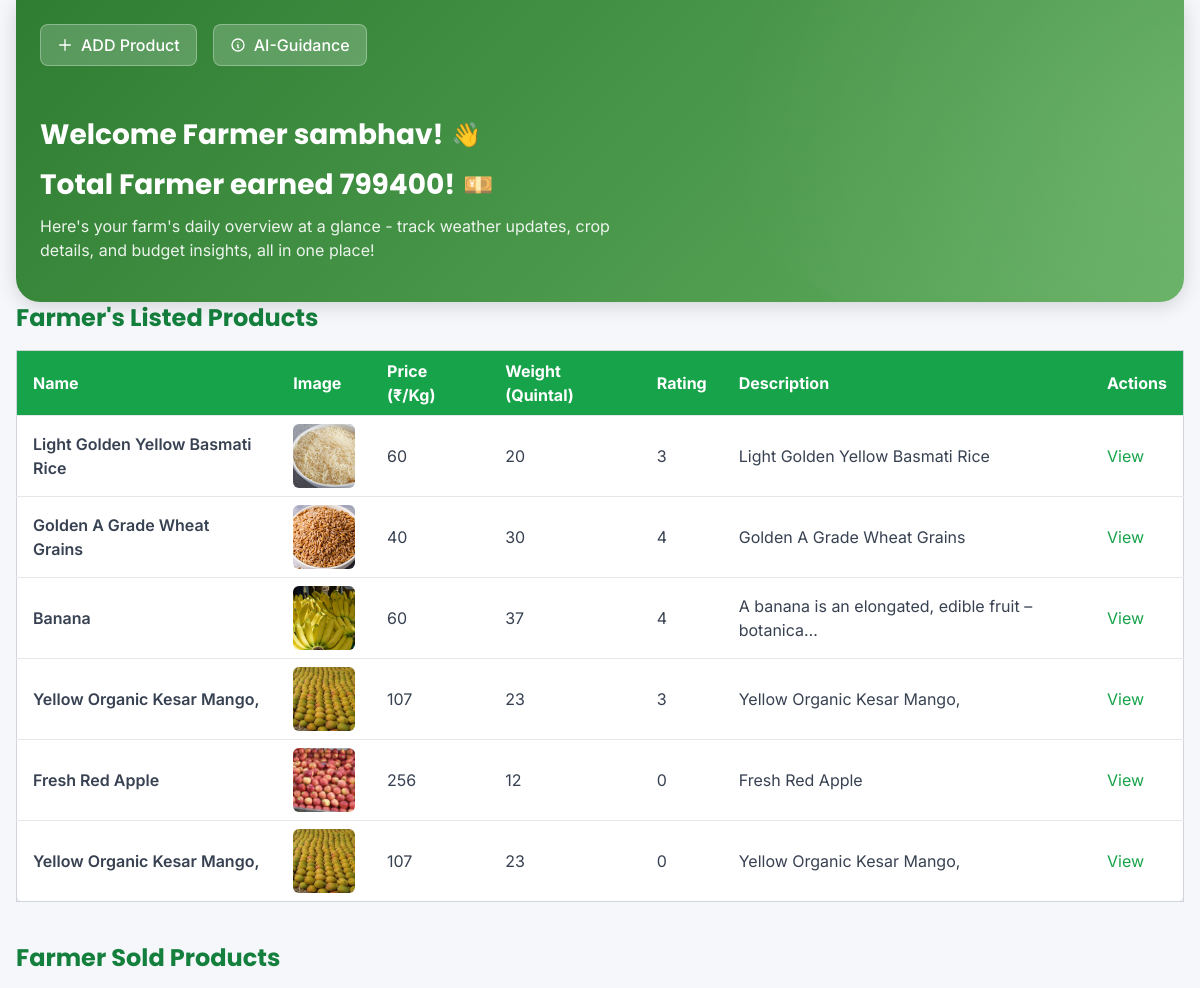
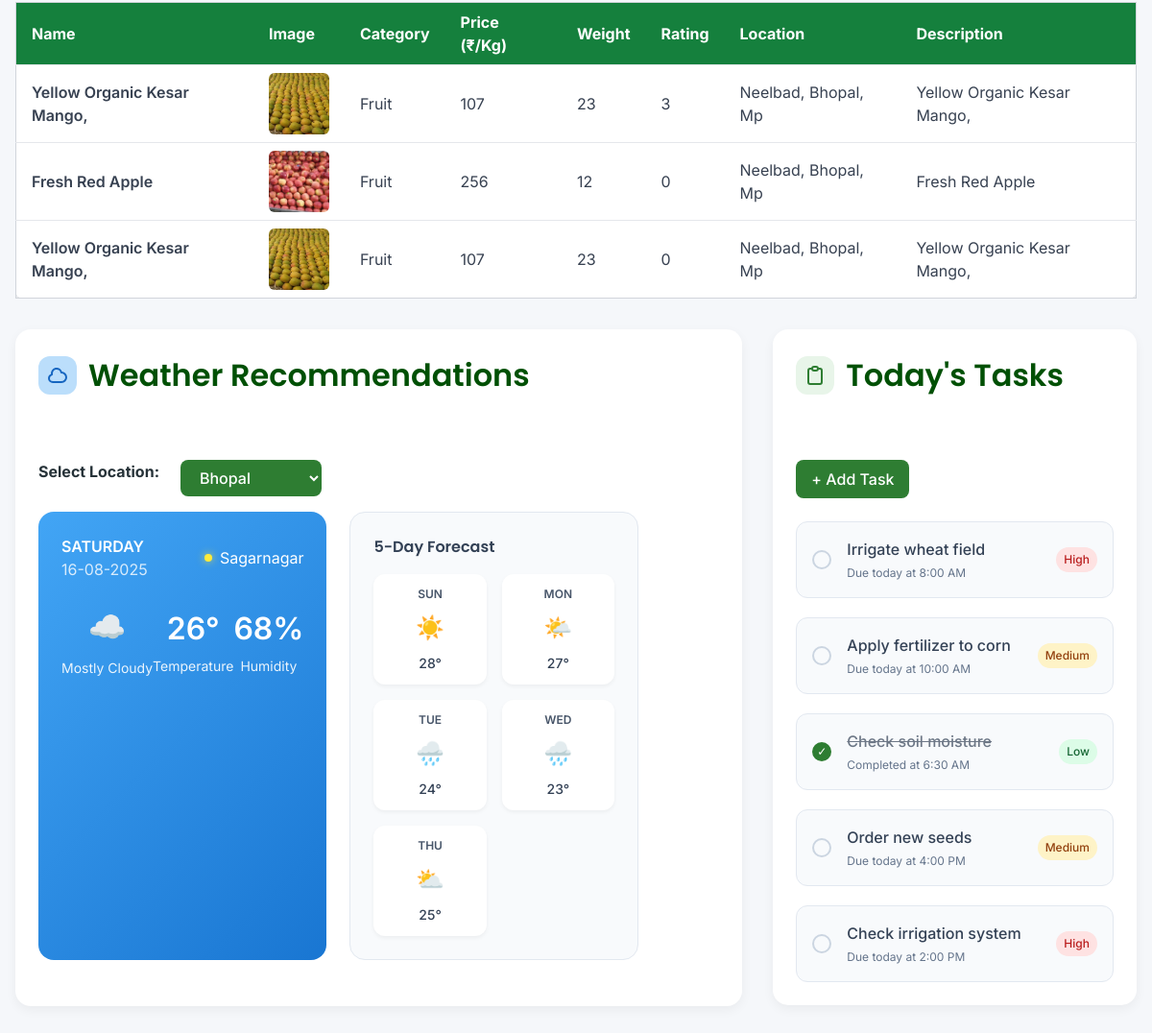
The app's page /farmer-dashboard/ (signed in) with its own data (2 pictures, top to bottom).
### home/models.py (models this page shows, shortened)
class MarketItems(models.Model):
    farmer = models.ForeignKey(User,on_delete=models.CASCADE)
    items_name = models.CharField(max_length=1000)
    items_description = models.TextField(max_length=1000)
    category = models.ForeignKey(Category,on_delete=models.CASCADE)   # e.g. “Fertilizer”, “Tool”
    item_price = models.IntegerField()
    item_image = models.ImageField(upload_to='market_items/')
    items_weight = models.IntegerField()
    min_weight = models.IntegerField(default=0)
    item_rating = models.IntegerField(default=0)
    location = models.CharField(max_length=300,default="Neelbad, Bhopal, Mp-42603")
    item_list_date = models.DateTimeField(auto_now_add=True)
    def __str__(self):
        return self.items_name

class FarmerHistory(models.Model):
    farmer = models.ForeignKey(User,on_delete=models.CASCADE)
    items_name = models.CharField(max_length=1000)
    items_description = models.TextField(max_length=1000)
    category = models.ForeignKey(Category,on_delete=models.CASCADE)   # e.g. “Fertilizer”, “Tool”
    item_price = models.IntegerField()
    item_image = models.ImageField(upload_to='market_items/')
    items_weight = models.IntegerField()
    item_rating = models.IntegerField(default=0)
    location = models.CharField(max_length=300,default="Neelbad, Bhopal, Mp")
    item_list_date = models.DateTimeField()
    def __str__(self):
        return self.items_name

class Category(models.Model):
    name = models.CharField(max_length=300)

### home/views.py (the view)
# urls.py: path("farmer-dashboard/",views.farmer_dashboard,name="farmer_dashboard"),
@login_required
def farmer_dashboard(request):
    user = request.user
    history = FarmerHistory.objects.filter(farmer=user)
    market_items = MarketItems.objects.filter(farmer=request.user)
    total_amount = 0
    for item in history:
        total_amount += item.item_price*100*item.items_weight
    print(market_items)
    print(history)
    context = {
        "name" : user.first_name,
        "history":history,
        "total_amount" : total_amount,
        "market_items" : market_items
    }
    return render(request,"home/farmer_dashboard.html",context)

### templates/home/farmer_dashboard.html (shortened to what this page needs)
{% load static %}
<!DOCTYPE html>
<html lang="en">
  <head>
    <script src="https://cdn.tailwindcss.com"></script>
  </head>
  <body>
    <div class="app-container">
      <header class="header animate-slide-up">
        <div class="header-container">
          <div class="header-top">
            <div class="header-actions">
              <button class="add-farm-button" id="addProductBtn" onclick="window.location.href='{%url 'list_item' %}'">
                <svg width="16" height="16" fill="none" viewBox="0 0 24 24" stroke="currentColor">
                  <path stroke-linecap="round" stroke-linejoin="round" stroke-width="2" d="M12 4v16m8-8H4" />
                </svg>
                ADD Product
              </button>
              <button class="add-farm-button" id="guidanceBtn" onclick="window.location.href='{%url 'farmer_guidance' %}'">
                <svg width="16" height="16" fill="none" viewBox="0 0 24 24" stroke="currentColor">
                  <path stroke-linecap="round" stroke-linejoin="round" stroke-width="2" d="M13 16h-1v-4h-1m1-4h.01M21 12a9 9 0 11-18 0 9 9 0 0118 0z" />
                </svg>
                AI-Guidance
              </button>
            </div>
          </div>
          <div class="welcome-section animate-fade-in">
            <h1 class="welcome-title">
              Welcome Farmer {{name}}!
              <span class="hand-wave animate-bounce-gentle">👋</span>
            </h1>
            <h1 class="welcome-title">
              Total Farmer earned {{total_amount}}!
              <span class="hand-wave animate-bounce-gentle">💴</span>
            </h1>
            <p class="welcome-text">
              Here's your farm's daily overview at a glance - track weather updates, crop details, and budget insights, all in one place!
            </p>
          </div>
        </div>
      </header>
      {% if market_items %}
  <h2 class="text-2xl font-bold text-green-700 mb-4">Farmer's Listed Products</h2>
  <div class="overflow-x-auto">
    <table class="min-w-full table-auto border border-gray-300 bg-white rounded-lg shadow">
      <thead class="bg-green-600 text-white">
        <tr>
          <th class="px-4 py-2 text-left">Name</th>
          <th class="px-4 py-2 text-left">Image</th>
          <th class="px-4 py-2 text-left">Price (₹/Kg)</th>
          <th class="px-4 py-2 text-left">Weight (Quintal)</th>
          <th class="px-4 py-2 text-left">Rating</th>
          <th class="px-4 py-2 text-left">Description</th>
          <th class="px-4 py-2 text-left">Actions</th>
        </tr>
      </thead>
      <tbody class="text-gray-700">
        {% for item in market_items %}
        <tr class="border-t hover:bg-green-50">
          <td class="px-4 py-2 font-semibold">{{ item.items_name }}</td>
          <td class="px-4 py-2">
            {% if item.item_image %}
              <img src="{{ item.item_image.url }}" alt="{{ item.items_name }}" class="h-16 w-16 object-cover rounded-md">
            {% else %}
              <span class="italic text-gray-400">No Image</span>
            {% endif %}
          </td>
          <td class="px-4 py-2">{{ item.item_price }}</td>
          <td class="px-4 py-2">{{ item.items_weight }}</td>
          <td class="px-4 py-2">{{ item.item_rating }}</td>
          <td class="px-4 py-2">{{ item.items_description|truncatechars:50 }}</td>
          <td class="px-4 py-2">
            <a href="{% url 'product_card' item.id %}" class="text-green-600 hover:underline">View</a>
          </td>
        </tr>
        {% endfor %}
      </tbody>
    </table>
  </div>
{% endif %}
{% if history %}
  <h2 class="text-2xl font-bold text-green-700 mt-10 mb-4">Farmer Sold Products</h2>
  <div class="overflow-x-auto">
    <table class="min-w-full table-auto border border-gray-300 bg-white rounded-lg shadow">
      <thead class="bg-green-700 text-white">
        <tr>
          <th class="px-4 py-2 text-left">Name</th>
          <th class="px-4 py-2 text-left">Image</th>
          <th class="px-4 py-2 text-left">Category</th>
          <th class="px-4 py-2 text-left">Price (₹/Kg)</th>
          <th class="px-4 py-2 text-left">Weight</th>
          <th class="px-4 py-2 text-left">Rating</th>
          <th class="px-4 py-2 text-left">Location</th>
          <th class="px-4 py-2 text-left">Description</th>
        </tr>
      </thead>
      <tbody class="text-gray-700">
        {% for item in history %}
        <tr class="border-t hover:bg-green-50">
          <td class="px-4 py-2 font-semibold">{{ item.items_name }}</td>
          <td class="px-4 py-2">
            {% if item.item_image %}
              <img src="{{ item.item_image.url }}" alt="{{ item.items_name }}" class="h-16 w-16 object-cover rounded-md">
            {% else %}
              <img src="{% static 'images/placeholder.jpg' %}" alt="No image" class="h-16 w-16 object-cover rounded-md">
            {% endif %}
          </td>
          <td class="px-4 py-2">{{ item.category.name }}</td>
          <td class="px-4 py-2">{{ item.item_price }}</td>
          <td class="px-4 py-2">{{ item.items_weight }}</td>
          <td class="px-4 py-2">{{ item.item_rating }}</td>
          <td class="px-4 py-2">{{ item.location }}</td>
          <td class="px-4 py-2">{{ item.items_description|truncatechars:50 }}</td>
        </tr>
        {% endfor %}
      </tbody>
    </table>
  </div>
{% endif %}
      <main class="main-content">
        <section class="weather-section animate-slide-right">
          <div class="section-header">
            <div class="section-title">
              <div class="icon-container weather-icon-container">
                <svg class="section-icon" fill="none" viewBox="0 0 24 24" stroke="currentColor">
                  <path stroke-linecap="round" stroke-linejoin="round" stroke-width="2" d="M3 15a4 4 0 004 4h9a5 5 0 10-.1-9.999 5.002 5.002 0 10-9.78 2.096A4.4 4.4 0 003 15z" />
                </svg>
              </div>
              <h2>Weather Recommendations</h2>
            </div>
              <div class="section-actions">
                <label for="locationSelect" style="margin-right: 10px; font-weight: bold;">Select Location:</label>
                <select id="locationSelect" class="primary-button">
                  <option value="Bhopal">Bhopal</option>
                </select>
              </div>
          <div class="weather-content">
            <div class="weather-details">
              <div class="weather-header">
                <div>
                  <p class="day">SATURDAY</p>
                  <p class="date">02-Nov-2024</p>
                </div>
                <div class="location">
                  <div class="location-dot"></div>
                  <span>Sagarnagar</span>
                </div>
              </div>
              <div class="weather-stats">
                <div class="weather-stat-item">
                  <div class="stat-emoji">☁️</div>
                  <div class="stat-text">Mostly Cloudy</div>
                </div>
                <div class="weather-stat-item">
                  <div class="stat-value">26°</div>
                  <div class="stat-label">Temperature</div>
                </div>
                <div class="weather-stat-item">
                  <div class="stat-value">68%</div>
                  <div class="stat-label">Humidity</div>
                </div>
              </div>
            </div>
            <div class="weather-forecast">
              <h3 class="forecast-title">5-Day Forecast</h3>
              <div class="forecast-items">
                <div class="forecast-item">
                  <div class="forecast-day">SUN</div>
                  <div class="forecast-emoji">☀️</div>
                  <div class="forecast-temp">28°</div>
                </div>
                <div class="forecast-item">
                  <div class="forecast-day">MON</div>
                  <div class="forecast-emoji">🌤️</div>
                  <div class="forecast-temp">27°</div>
                </div>
                <div class="forecast-item">
                  <div class="forecast-day">TUE</div>
                  <div class="forecast-emoji">🌧️</div>
                  <div class="forecast-temp">24°</div>
                </div>
                <div class="forecast-item">
                  <div class="forecast-day">WED</div>
                  <div class="forecast-emoji">🌧️</div>
                  <div class="forecast-temp">23°</div>
                </div>
                <div class="forecast-item">
                  <div class="forecast-day">THU</div>
                  <div class="forecast-emoji">⛅</div>
                  <div class="forecast-temp">25°</div>
                </div>
              </div>
            </div>
          </div>
        </section>
        <section class="tasks-section animate-slide-left">
          <div class="section-header">
            <div class="section-title">
              <div class="icon-container" style="background-color: #e8f5e9; color: #2e7d32;">
                <svg class="section-icon" fill="none" viewBox="0 0 24 24" stroke="currentColor">
                  <path stroke-linecap="round" stroke-linejoin="round" stroke-width="2" d="M9 5H7a2 2 0 00-2 2v12a2 2 0 002 2h10a2 2 0 002-2V7a2 2 0 00-2-2h-2M9 5a2 2 0 002 2h2a2 2 0 002-2M9 5a2 2 0 012-2h2a2 2 0 012 2" />
                </svg>
              </div>
              <h2>Today's Tasks</h2>
            </div>
            <div class="section-actions">
              <button class="primary-button" id="addTaskBtn">
                + Add Task
              </button>
            </div>
          </div>
          <div class="tasks-content">
            <div class="task-item">
              <div class="task-checkbox" onclick="toggleTaskComplete(this)"></div>
              <div class="task-content">
                <div class="task-title">Irrigate wheat field</div>
                <div class="task-due" data-original="Due today at 8:00 AM">Due today at 8:00 AM</div>
              </div>
              <div class="task-priority priority-high">High</div>
            </div>
            <div class="task-item">
              <div class="task-checkbox" onclick="toggleTaskComplete(this)"></div>
              <div class="task-content">
                <div class="task-title">Apply fertilizer to corn</div>
                <div class="task-due" data-original="Due today at 10:00 AM">Due today at 10:00 AM</div>
              </div>
              <div class="task-priority priority-medium">Medium</div>
            </div>
            <div class="task-item">
              <div class="task-checkbox checked" onclick="toggleTaskComplete(this)"></div>
              <div class="task-content">
                <div class="task-title" style="text-decoration: line-through; opacity: 0.7;">Check soil moisture</div>
                <div class="task-due" data-original="Due today at 6:30 AM">Completed at 6:30 AM</div>
              </div>
              <div class="task-priority priority-low">Low</div>
            </div>
            <div class="task-item">
              <div class="task-checkbox" onclick="toggleTaskComplete(this)"></div>
              <div class="task-content">
                <div class="task-title">Order new seeds</div>
                <div class="task-due" data-original="Due today at 4:00 PM">Due today at 4:00 PM</div>
              </div>
              <div class="task-priority priority-medium">Medium</div>
            </div>
            <div class="task-item">
              <div class="task-checkbox" onclick="toggleTaskComplete(this)"></div>
              <div class="task-content">
                <div class="task-title">Check irrigation system</div>
                <div class="task-due" data-original="Due today at 2:00 PM">Due today at 2:00 PM</div>
              </div>
              <div class="task-priority priority-high">High</div>
            </div>
          </div>
        </section>
</body>
</html>

### records on screen
MarketItems: items_name "Light Golden Yellow Basmati Rice", item_image (picture), item_price "60", items_weight "20", item_rating "3", items_description "Light Golden Yellow Basmati Rice"
MarketItems: items_name "Golden A Grade Wheat Grains", item_image (picture), item_price "40", items_weight "30", item_rating "4", items_description "Golden A Grade Wheat Grains"
MarketItems: items_name "Banana", item_image (picture), item_price "60", items_weight "37", item_rating "4", items_description "A banana is an elongated, edible fruit – botanica…"
MarketItems: items_name "Yellow Organic Kesar Mango,", item_image (picture), item_price "107", items_weight "23", item_rating "3", items_description "Yellow Organic Kesar Mango,"
MarketItems: items_name "Fresh Red Apple", item_image (picture), item_price "256", items_weight "12", item_rating "0", items_description "Fresh Red Apple"
MarketItems: items_name "Yellow Organic Kesar Mango,", item_image (picture), item_price "107", items_weight "23", item_rating "0", items_description "Yellow Organic Kesar Mango,"
FarmerHistory: items_name "Yellow Organic Kesar Mango,", item_image (picture), category.name "Fruit", item_price "107", items_weight "23", item_rating "3", location "Neelbad, Bhopal, Mp", items_description "Yellow Organic Kesar Mango,"
FarmerHistory: items_name "Fresh Red Apple", item_image (picture), category.name "Fruit", item_price "256", items_weight "12", item_rating "0", location "Neelbad, Bhopal, Mp", items_description "Fresh Red Apple"
FarmerHistory: items_name "Yellow Organic Kesar Mango,", item_image (picture), category.name "Fruit", item_price "107", items_weight "23", item_rating "0", location "Neelbad, Bhopal, Mp", items_description "Yellow Organic Kesar Mango,"

### other values on screen
{{ name }} "sambhav"
{{ total_amount }} "799400"
